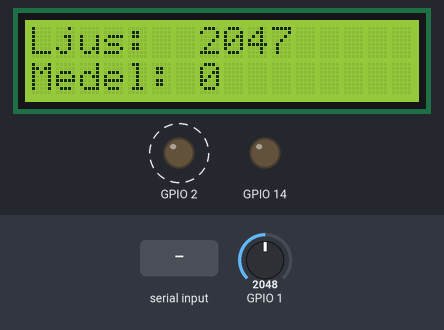
Simulated run of this sketch. Board: ESP32-S3. On the bench: 16×2 character LCD, output pins drawn as LEDs (lit = HIGH). Dashed ring = blinking. The test bench sets the inputs (shaded band); at power-on: GPIO 1 = 2048. What the sketch prints to the serial monitor is not drawn.

Above: at 4.7 s.
4.8 s: "on\n" received over Serial
At 5.9 s:
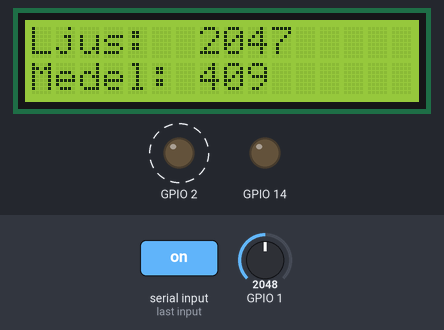
7.6 s: "off\n" received over Serial
At 8.8 s:
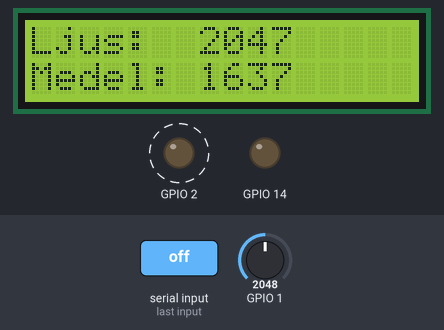
11.8 s: "on\n" received over Serial
At 13.8 s:
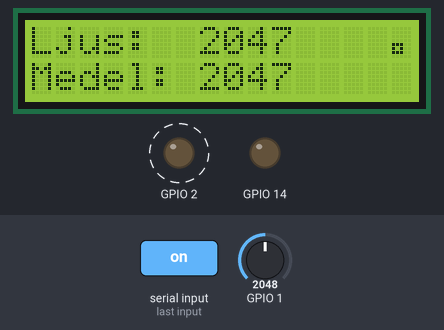
16.0 s: GPIO 1 set to 2866
At 16.9 s:
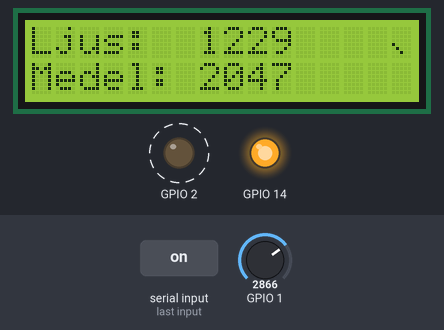
18.6 s: GPIO 1 set to 3603
At 19.6 s:
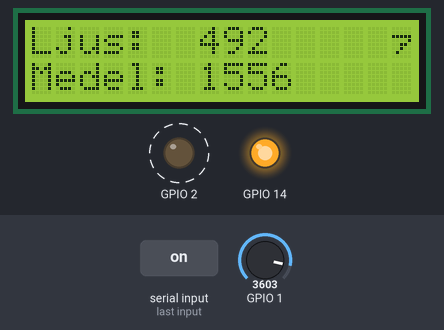
21.6 s: "off\n" received over Serial
At 22.9 s:
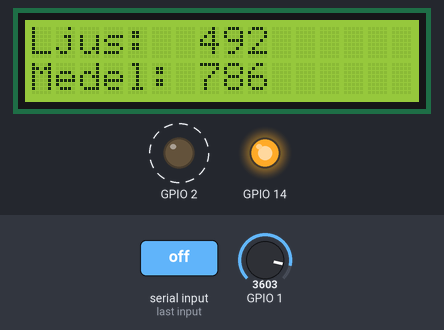
Timing chart, 0 to 25.6 s (numbered marks = the images above; inputs shaded):
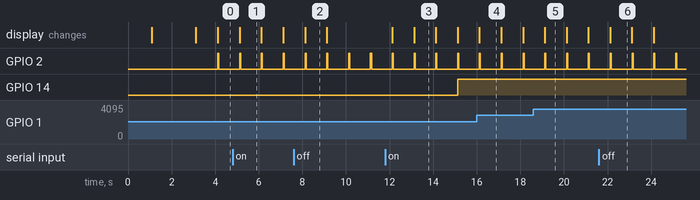

Measured:
- after the input at 4.8 s, the display: changes after 0.32 s (image 1)
- after the input at 7.6 s, the display: changes after 0.52 s (image 2)
- after the input at 21.6 s, the display: changes after 0.52 s (image 6)
- by itself, GPIO 2: alternates HIGH for 0.05 s and LOW for 0.95 s
- what the display in image 1 shows lasts 1.0 s, from 5.1 s to 6.1 s

The sketch:

ESP32S3_lab_06a.ino
```cpp
/**********************************************************************
  Filename    : ESP32S3_lab_6a
  Target      : ESP32-S3-WROOM
  Description : input from thermistor, control servo
  Author      : Martin Harnevie
  Logbook     :
  20261101 000 - set it up
  **********************************************************************/
#include <Wire.h>
#include <LiquidCrystal_I2C.h>

const uint8_t   KPinLedInternal =           0x02; // internal LED pin
const uint8_t   KPinLedExternal =           0x0e; // 14; // external LED pin
const uint8_t   KPinAdcPhotoResistor =      0x01; // photo resistor
const uint8_t   KPinI2cScl =                0x0d; // 13; // SCL
const uint8_t   KPinI2cSda =                0x0c; // 12; // SDA

static String inputString = "";       // a String to hold incoming data
bool inputStringCompletedB = false;   // whether the string is complete or not

LiquidCrystal_I2C lcd(0x27,16,2); // 16 columns, 2 rows

uint16_t valueAdcPhotoResistor;
const uint8_t KPhotoArraySize = 5;
bool showAsciiB = false;

void setup() {
  Serial.begin(115200);
  delay(1000);

  // initialise I2C
  Wire.begin(KPinI2cSda,KPinI2cScl);

  // initialise LCD 16×2
  lcd.init();
  lcd.backlight();
  lcd.clear();
  lcd.setCursor(0,0);
  lcd.print("Ljus:");
  lcd.setCursor(7,0);
  lcd.print("snart");
  lcd.setCursor(0,1);
  lcd.print("Medel:");
  lcd.setCursor(7,1);
  lcd.print("snart");
  delay(2000);
  lcd.setCursor(7,0);
  lcd.print("      ");
  lcd.setCursor(7,1);
  lcd.print("      ");

  // reserve 200 bytes for inputString - prevent String from fragmenting the heap
  inputString.reserve(200);


  // initialise ADC photo resistor
  pinMode( KPinAdcPhotoResistor , INPUT );
  analogSetAttenuation(ADC_11db); // 11dB covers the 0-3.3V range

  // initialise external LED
  pinMode( KPinLedExternal, OUTPUT );

  // initialise heartbeat
  pinMode( KPinLedInternal, OUTPUT );
}

void loop() {

  readAndPrintPhotoResistor(1000);

  turnOffAndOnExternalLed(12000); // 12 seconds

  handleSerialInput(222);

  doHeartBeat();

}

void turnOffAndOnExternalLed(uint32_t aInterval) {
  uint32_t timeCurrent = millis();
  static uint32_t timePrevious = timeCurrent;
  if (timeCurrent - timePrevious < aInterval) return; else timePrevious = timeCurrent;

  static bool ledOnB = false;
  if(ledOnB) {
    digitalWrite(KPinLedExternal, LOW);
    ledOnB = false;
  } else {
    digitalWrite(KPinLedExternal, HIGH);
    ledOnB = true;
  }
}

void readAndPrintPhotoResistor(uint32_t aInterval) {
  uint32_t timeCurrent = millis();
  static uint32_t timePrevious = timeCurrent;
  if (timeCurrent - timePrevious < aInterval) return; else timePrevious = timeCurrent;

  uint16_t average = floatingAverage(valueAdcPhotoResistor);
  valueAdcPhotoResistor = 4095 - analogRead(KPinAdcPhotoResistor);

  Serial.print("value: ");
  Serial.print(valueAdcPhotoResistor);
  Serial.print("\taverage: ");
  Serial.print(average);
  Serial.print("\tdifference: ");
  Serial.print((int) valueAdcPhotoResistor-average);
  Serial.println();

  lcd.setCursor(7,0);
  lcd.print("    ");
  lcd.setCursor(7,0);
  lcd.print(valueAdcPhotoResistor);
  lcd.setCursor(7,1);
  lcd.print("    ");
  lcd.setCursor(7,1);
  lcd.print(average);

  static uint8_t ascii = 0x00;

  if (showAsciiB) {
    // just for testing out the available characters of the LCD
    lcd.setCursor(15,0);
    lcd.print(char(ascii));
    ascii++;
    if(ascii == 0xFF) ascii = 0x00;
  } else {
    ascii = 0xa0;
    lcd.setCursor(15,0);
    lcd.print(char(0x20));
  }
}

uint16_t floatingAverage(uint16_t aValue) {
  static uint16_t valueArray[KPhotoArraySize];
  static uint8_t index = 0;
  uint16_t sum;
  valueArray[index] = aValue;
  index++;
  if (index >= KPhotoArraySize) index = 0;
  sum = 0;
  for (uint8_t i=0 ; i<KPhotoArraySize ; i++ ) {
    sum = sum + valueArray[i];
  }
  return(sum / KPhotoArraySize );
}

void doHeartBeat() {
  uint32_t currentTime = millis();
  static uint32_t previousTime = currentTime;
  static bool ledOnB = false;
  const uint32_t KHeartBeatBlink = 48;
  const uint32_t KHeartBeatStandard = 1000;

  // once per interval
  if(!ledOnB && (currentTime - previousTime >= KHeartBeatStandard)) {
    digitalWrite(KPinLedInternal, HIGH);
    previousTime = currentTime;
    ledOnB = true;
  }

  // off after heartbeat
  if(ledOnB && (currentTime - previousTime >= KHeartBeatBlink)) {
    digitalWrite(KPinLedInternal, LOW);
    ledOnB = false;
  }
}

void handleSerialInput(uint32_t aInterval) {
  uint32_t timeCurrent = millis();
  static uint32_t timePrevious = timeCurrent;
  if (timeCurrent - timePrevious < aInterval) return; else timePrevious = timeCurrent;

  if (Serial.available()) {
    inputString = Serial.readStringUntil('\n');

    // trim() removes leading and trailing whitespace characters, including \r, \n, tabs, etc.
    inputString.trim();

    if (inputString.length() > 0) {
      inputStringCompletedB = true;
    }
  }

  if (inputStringCompletedB) {
    Serial.printf("----- Entry: %s\r\n", inputString.c_str());

    if (inputString == "on") {
      showAsciiB = true;
    } else if (inputString == "off") {
      showAsciiB = false;
    } else {
      // do nothing
    }
  }
  inputString = "";
  inputStringCompletedB = false;
}
```
